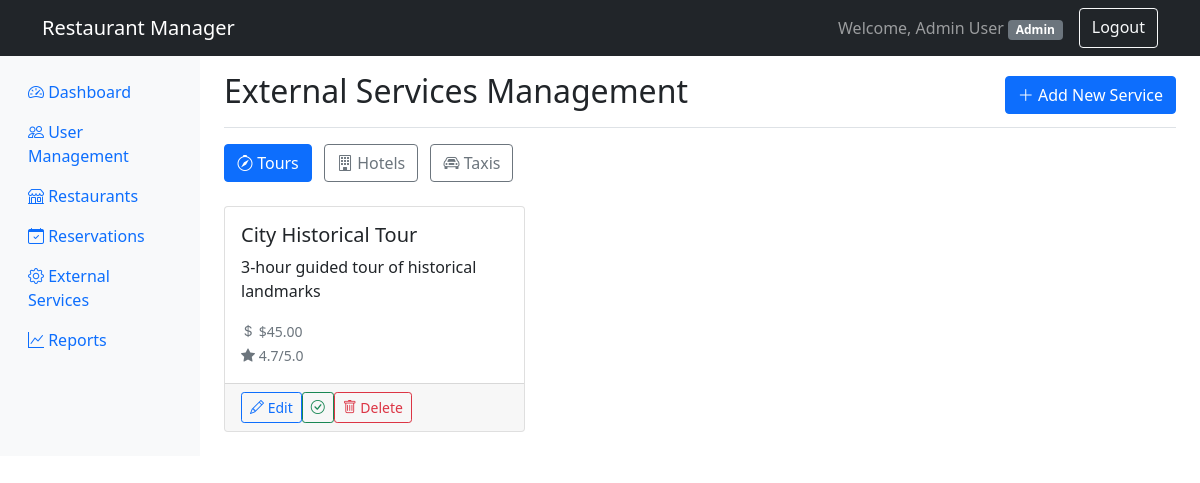
Screenshot of /admin/services.php (signed in) with the database file from the repository.
### tables this page shows
CREATE TABLE `external_services` (
  `id` INT(11) NOT NULL AUTO_INCREMENT,
  `type` ENUM('tour', 'hotel', 'taxi') NOT NULL,
  `name` VARCHAR(255) NOT NULL,
  `description` TEXT NOT NULL,
  `price` DECIMAL(10,2) NOT NULL,
  `image` VARCHAR(255) DEFAULT NULL,
  `rating` DECIMAL(2,1) NOT NULL DEFAULT '0.0',
  `available` TINYINT(1) NOT NULL DEFAULT '1',
  `created_at` TIMESTAMP NOT NULL DEFAULT CURRENT_TIMESTAMP,
  `updated_at` TIMESTAMP NOT NULL DEFAULT CURRENT_TIMESTAMP ON UPDATE CURRENT_TIMESTAMP,
  PRIMARY KEY (`id`),
  INDEX `idx_type` (`type`),
  INDEX `idx_rating` (`rating`)
);

### backend/Database.php (called while the page is built, shortened)
<?php
class Database {
    private $host = "localhost";
    private $username = "root";
    private $password = "";
    private $database = "restaurant_management";
    private $connection;
    private function connect() {
        try {
            $this->connection = new mysqli($this->host, $this->username, $this->password, $this->database);
            $this->connection->set_charset("utf8mb4");
        } catch (Exception $e) {
            die("Database connection error: " . $e->getMessage());
        }
    }
    public function select($query, $params = [], $param_types = "") {
        $stmt = $this->connection->prepare($query);
        $stmt->execute();
        $result = $stmt->get_result();
        $data = [];
        while ($row = $result->fetch_assoc()) {
            $data[] = $row;
        }
        return $data;
    }
}
?>

### backend/Service.php (called while the page is built, shortened)
<?php
require_once 'Database.php';
class Service {
    private $db;
    private $table = 'external_services';
    public function __construct() {
        $this->db = new Database();
    }
    public function getAllServices() {
        $query = "SELECT * FROM {$this->table} ORDER BY type, name";
        try {
            return $this->db->select($query);
        } catch (Exception $e) {
            return [];
        }
    }
}
?>

### admin/services.php (the view, shortened to what this page needs)
<?php
require_once '../backend/Service.php';
$serviceManager = new Service();
$allServices = $serviceManager->getAllServices();
$tours = array_filter($allServices, function($service) { return $service['type'] == 'tour'; });
?>
<!DOCTYPE html>
<html lang="en">
<head>
    <link href="https://cdn.jsdelivr.net/npm/bootstrap@5.1.3/dist/css/bootstrap.min.css" rel="stylesheet">
    <link href="https://cdn.jsdelivr.net/npm/bootstrap-icons@1.7.2/font/bootstrap-icons.css" rel="stylesheet">
</head>
<body>
    <nav class="navbar navbar-expand-lg navbar-dark bg-dark">
        <div class="container">
            <a class="navbar-brand" href="../admin/index.php">
                <i class="bi bi-restaurant"></i> Restaurant Manager
            </a>
            <div class="navbar-nav ms-auto">
                <span class="navbar-text me-3">
                    Welcome, <?php echo htmlspecialchars($_SESSION['user']['name']); ?>
                    <span class="badge bg-secondary"><?php echo ucfirst($_SESSION['user']['role']); ?></span>
                </span>
                <a class="btn btn-outline-light" href="../logout.php">Logout</a>
            </div>
        </div>
    </nav>
    <div class="container-fluid">
        <div class="row">
            <nav class="col-md-3 col-lg-2 d-md-block bg-light sidebar collapse">
                <div class="position-sticky pt-3">
                    <ul class="nav flex-column">
                        <li class="nav-item">
                            <a class="nav-link" href="../admin/index.php">
                                <i class="bi bi-speedometer2"></i> Dashboard
                            </a>
                        </li>
                        <li class="nav-item">
                            <a class="nav-link" href="../admin/users.php">
                                <i class="bi bi-people"></i> User Management
                            </a>
                        </li>
                        <li class="nav-item">
                            <a class="nav-link" href="../admin/restaurants.php">
                                <i class="bi bi-shop"></i> Restaurants
                            </a>
                        </li>
                        <li class="nav-item">
                            <a class="nav-link" href="../admin/reservations.php">
                                <i class="bi bi-calendar-check"></i> Reservations
                            </a>
                        </li>
                        <li class="nav-item">
                            <a class="nav-link active" href="../admin/services.php">
                                <i class="bi bi-gear"></i> External Services
                            </a>
                        </li>
                        <li class="nav-item">
                            <a class="nav-link" href="../admin/reports.php">
                                <i class="bi bi-graph-up"></i> Reports
                            </a>
                        </li>
                    </ul>
                </div>
            </nav>
            <main class="col-md-9 ms-sm-auto col-lg-10 px-md-4">
                <div class="d-flex justify-content-between flex-wrap flex-md-nowrap align-items-center pt-3 pb-2 mb-3 border-bottom">
                    <h1 class="h2">External Services Management</h1>
                    <form method="GET">
                        <button type="submit" class="btn btn-primary">
                            <i class="bi bi-plus-lg"></i> Add New Service
                        </button>
                    </form>
                </div>
                <div class="mb-4">
                    <form method="GET" class="d-inline">
                        <button type="submit" class="btn btn-<?php echo (!isset($_GET['tab']) || $_GET['tab'] == 'tours') ? 'primary' : 'outline-secondary'; ?> me-2">
                            <i class="bi bi-compass"></i> Tours
                        </button>
                    </form>
                    <form method="GET" class="d-inline">
                        <button type="submit" class="btn btn-<?php echo (isset($_GET['tab']) && $_GET['tab'] == 'hotels') ? 'primary' : 'outline-secondary'; ?> me-2">
                            <i class="bi bi-building"></i> Hotels
                        </button>
                    </form>
                    <form method="GET" class="d-inline">
                        <button type="submit" class="btn btn-<?php echo (isset($_GET['tab']) && $_GET['tab'] == 'taxis') ? 'primary' : 'outline-secondary'; ?>">
                            <i class="bi bi-car-front"></i> Taxis
                        </button>
                    </form>
                </div>
                <div>
                    <?php if (!isset($_GET['tab']) || $_GET['tab'] == 'tours'): ?>
                    <div>
                        <div class="row">
                            <?php if (empty($tours)): ?>
                            <div class="col-12">
                                <div class="text-center py-5">
                                    <i class="bi bi-compass fs-1 text-muted"></i>
                                    <h3 class="mt-3">No tours available</h3>
                                </div>
                            </div>
                            <?php else: ?>
                            <?php foreach ($tours as $tour): ?>
                            <div class="col-md-6 col-lg-4 mb-4">
                                <div class="card h-100">
                                    <div class="card-body">
                                        <h5 class="card-title"><?php echo htmlspecialchars($tour['name']); ?></h5>
                                        <p class="card-text"><?php echo htmlspecialchars($tour['description']); ?></p>
                                        <p class="card-text">
                                            <small class="text-muted">
                                                <i class="bi bi-currency-dollar"></i> $<?php echo number_format($tour['price'], 2); ?><br>
                                                <i class="bi bi-star-fill"></i> <?php echo htmlspecialchars($tour['rating']); ?>/5.0
                                            </small>
                                        </p>
                                    </div>
                                    <div class="card-footer">
                                        <div class="btn-group w-100" role="group">
                                            <form method="POST" class="d-inline">
                                                <button type="submit" class="btn btn-outline-primary btn-sm">
                                                    <i class="bi bi-pencil"></i> Edit
                                                </button>
                                            </form>
                                            <form method="POST" class="d-inline">
                                                <button type="submit" class="btn btn-outline-<?php echo $tour['available'] ? 'success' : 'secondary'; ?> btn-sm">
                                                    <i class="bi bi-<?php echo $tour['available'] ? 'check-circle' : 'x-circle'; ?>"></i>
                                                </button>
                                            </form>
                                            <form method="GET" class="d-inline">
                                                <button type="submit" class="btn btn-outline-danger btn-sm">
                                                    <i class="bi bi-trash"></i> Delete
                                                </button>
                                            </form>
                                        </div>
                                    </div>
                                </div>
                            </div>
                            <?php endforeach; ?>
                            <?php endif; ?>
                        </div>
                    </div>
                    <?php endif; ?>
                </div>
            </main>
        </div>
    </div>
</body>
</html>

### rows the page displays
external_services: name "City Historical Tour", description "3-hour guided tour of historical landmarks", price "45.00", rating "4.7", available 1 (drawn)

### other values shown
$_SESSION['user']['name'] "Admin User"
$_SESSION['user']['role'] "Admin"
